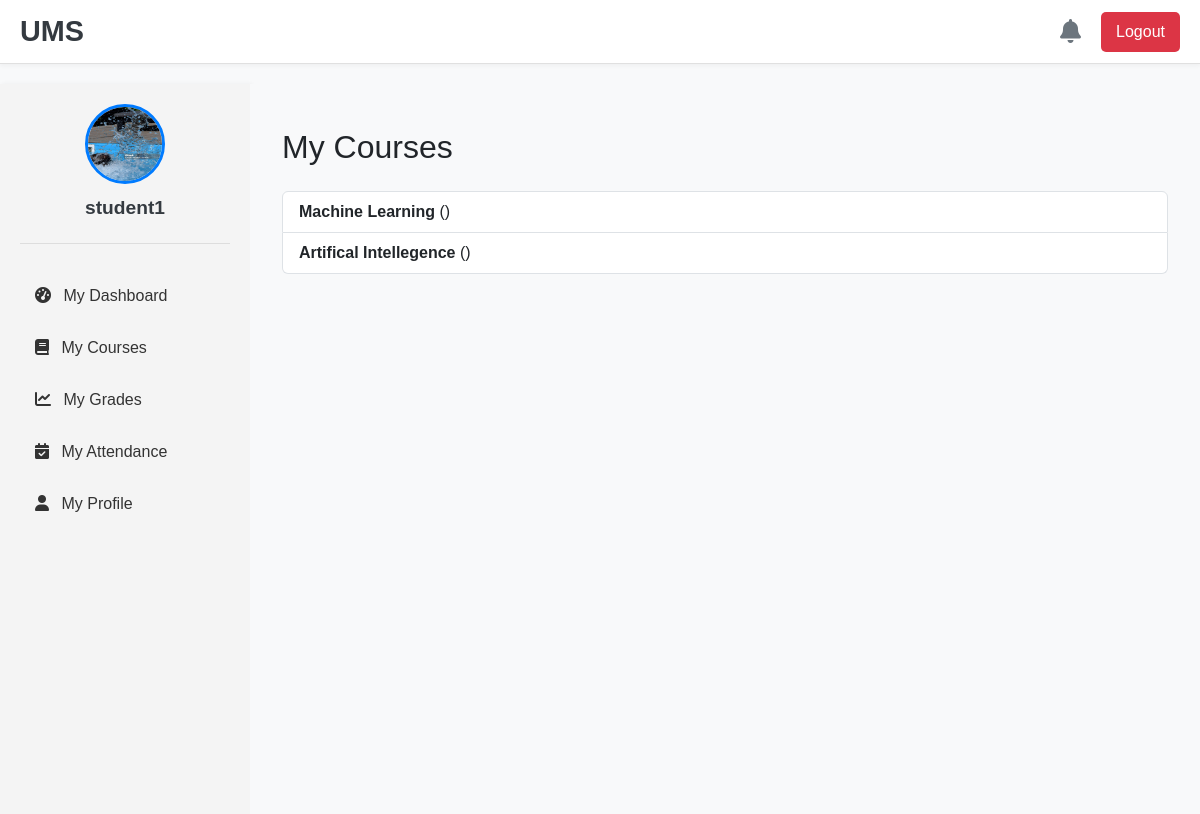
Before: /student/my-courses/ (signed in) with the older database file.
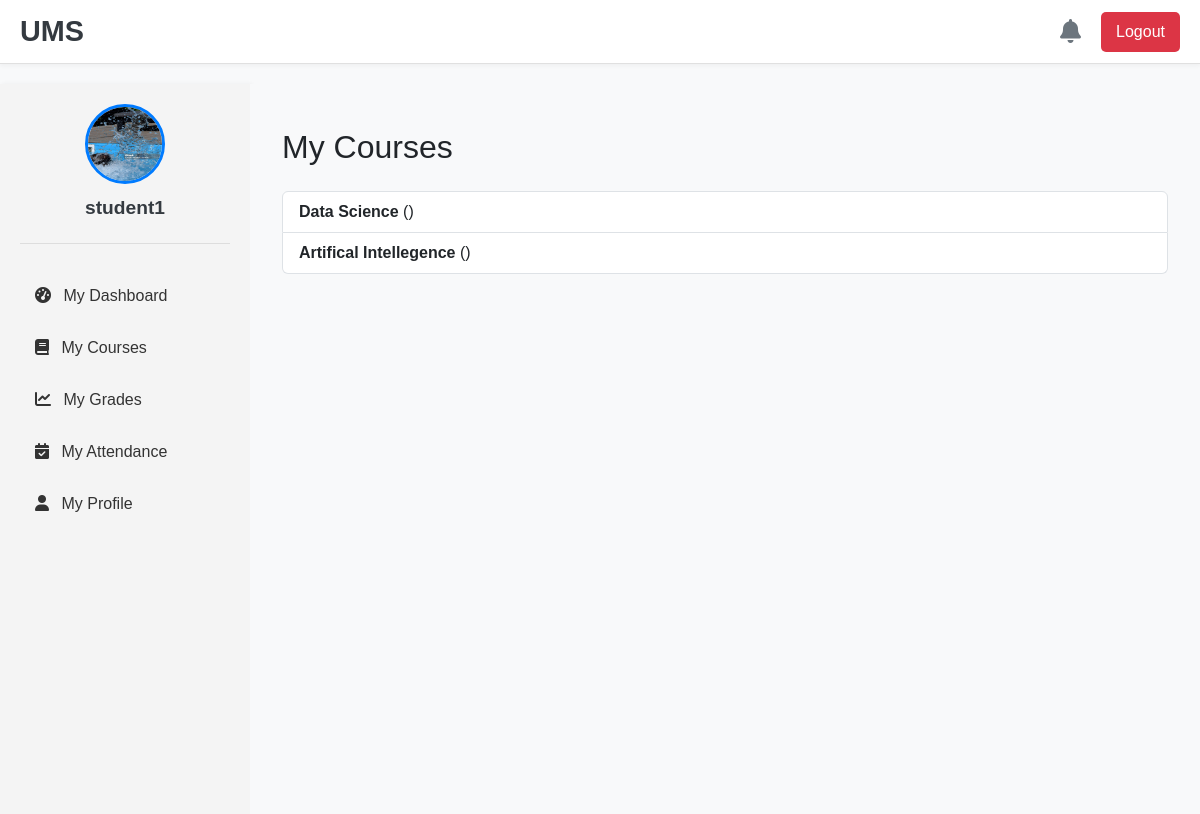
After: the same page with the newer database file.
### users/models.py (models this page shows, shortened)
class Enrollment(models.Model):
    student = models.ForeignKey(Student, on_delete=models.CASCADE)
    course = models.ForeignKey(Course, on_delete=models.CASCADE)

class Course(models.Model):
    course_name = models.CharField(max_length=255)
    course_description = models.TextField()
    department = models.ForeignKey(Department, on_delete=models.CASCADE)
    teacher = models.ForeignKey(Teacher, on_delete=models.SET_NULL, null=True, blank=True)

### users/views.py (the view)
# urls.py: path('student/my-courses/', views.my_courses, name='my_courses'),
@login_required
def my_courses(request):
    if request.user.role != 'Student':
        return redirect('dashboard')
    student = get_object_or_404(Student, user=request.user)
    enrollments = Enrollment.objects.filter(student=student).select_related('course')
    context = {
        'enrollments': enrollments,
    }
    return render(request, 'student/my_courses.html', context)

### users/templates/student/my_courses.html
{% extends 'dashboard/base_dashboard.html' %}
{% load static %}
{% block content %}
    <div class="container-fluid mt-4">
        <h2 class="mb-4">My Courses</h2>
        {% if enrollments %}
            <ul class="list-group">
                {% for enrollment in enrollments %}
                    <li class="list-group-item">
                        <strong>{{ enrollment.course.course_name }}</strong> ({{ enrollment.course.course_code }})
                    </li>
                {% endfor %}
            </ul>
        {% else %}
            <div class="alert alert-info" role="alert">
                You are not currently enrolled in any courses.
            </div>
        {% endif %}
    </div>
{% endblock %}

Changed rows visible on the page:
changed Enrollment: course.course_name "Machine Learning" → "Data Science"
